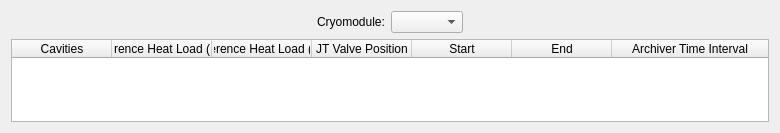
<?xml version="1.0" encoding="UTF-8"?>
<ui version="4.0">
 <class>Form</class>
 <widget class="QWidget" name="Form">
  <property name="geometry">
   <rect>
    <x>0</x>
    <y>0</y>
    <width>726</width>
    <height>133</height>
   </rect>
  </property>
  <property name="windowTitle">
   <string>Calibration Options</string>
  </property>
  <layout class="QGridLayout" name="gridLayout">
   <item row="1" column="1">
    <widget class="QLabel" name="label">
     <property name="sizePolicy">
      <sizepolicy hsizetype="Preferred" vsizetype="Preferred">
       <horstretch>0</horstretch>
       <verstretch>0</verstretch>
      </sizepolicy>
     </property>
     <property name="text">
      <string>Cryomodule:</string>
     </property>
    </widget>
   </item>
   <item row="1" column="2">
    <widget class="QComboBox" name="cryomoduleComboBox"/>
   </item>
   <item row="1" column="0">
    <spacer name="horizontalSpacer">
     <property name="orientation">
      <enum>Qt::Horizontal</enum>
     </property>
     <property name="sizeHint" stdset="0">
      <size>
       <width>40</width>
       <height>20</height>
      </size>
     </property>
    </spacer>
   </item>
   <item row="1" column="3">
    <spacer name="horizontalSpacer_2">
     <property name="orientation">
      <enum>Qt::Horizontal</enum>
     </property>
     <property name="sizeHint" stdset="0">
      <size>
       <width>40</width>
       <height>20</height>
      </size>
     </property>
    </spacer>
   </item>
   <item row="2" column="0" colspan="4">
    <widget class="QTableWidget" name="optionTable">
     <property name="sizePolicy">
      <sizepolicy hsizetype="Minimum" vsizetype="Expanding">
       <horstretch>0</horstretch>
       <verstretch>0</verstretch>
      </sizepolicy>
     </property>
     <property name="sizeAdjustPolicy">
      <enum>QAbstractScrollArea::AdjustToContents</enum>
     </property>
     <property name="alternatingRowColors">
      <bool>true</bool>
     </property>
     <property name="columnCount">
      <number>7</number>
     </property>
     <attribute name="horizontalHeaderStretchLastSection">
      <bool>true</bool>
     </attribute>
     <column>
      <property name="text">
       <string>Cavities</string>
      </property>
     </column>
     <column>
      <property name="text">
       <string>Reference Heat Load (Des)</string>
      </property>
     </column>
     <column>
      <property name="text">
       <string>Reference Heat Load (Act)</string>
      </property>
     </column>
     <column>
      <property name="text">
       <string>JT Valve Position</string>
      </property>
     </column>
     <column>
      <property name="text">
       <string>Start</string>
      </property>
     </column>
     <column>
      <property name="text">
       <string>End</string>
      </property>
     </column>
     <column>
      <property name="text">
       <string>Archiver Time Interval</string>
      </property>
     </column>
    </widget>
   </item>
  </layout>
 </widget>
 <resources/>
 <connections/>
</ui>
